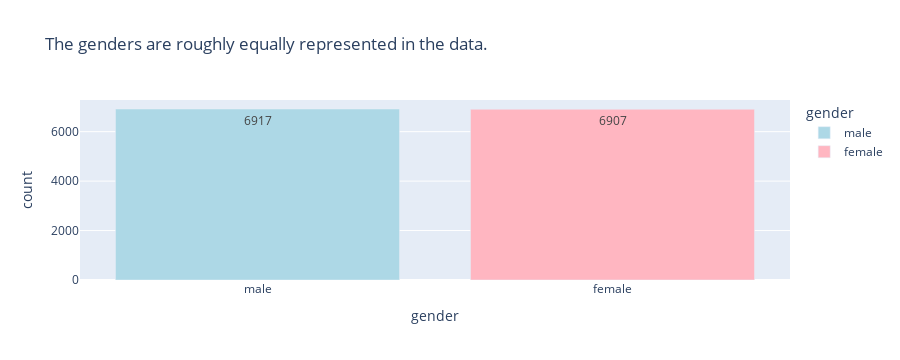

Notebook source saved alongside this figure:
### Markdown cell above
### General Analysis

### Code cell
# What is the gender composition of the dataset?
gender_comp = score['gender'].value_counts().reset_index()
px.bar(gender_comp,x='gender',y='count',color='gender',color_discrete_map={'male': 'lightblue', 'female': 'lightpink'},text_auto=True,title='The genders are roughly equally represented in the data.')

### Figure 1 — Plotly figure (JSON) as saved in the notebook; plotly's stock layout.template omitted (floating-point values rounded to 4 significant figures)
{"data": [{"alignmentgroup": "True", "hovertemplate": "gender=%{x}<br>count=%{y}<extra></extra>", "legendgroup": "male", "marker": {"color": "lightblue", "pattern": {"shape": ""}}, "name": "male", "offsetgroup": "male", "orientation": "v", "showlegend": true, "textposition": "auto", "texttemplate": "%{y}", "type": "bar", "x": ["male"], "xaxis": "x", "y": [6917], "yaxis": "y"}, {"alignmentgroup": "True", "hovertemplate": "gender=%{x}<br>count=%{y}<extra></extra>", "legendgroup": "female", "marker": {"color": "lightpink", "pattern": {"shape": ""}}, "name": "female", "offsetgroup": "female", "orientation": "v", "showlegend": true, "textposition": "auto", "texttemplate": "%{y}", "type": "bar", "x": ["female"], "xaxis": "x", "y": [6907], "yaxis": "y"}], "layout": {"barmode": "relative", "height": 360, "legend": {"title": {"text": "gender"}, "tracegroupgap": 0}, "title": {"text": "The genders are roughly equally represented in the data."}, "xaxis": {"anchor": "y", "autorange": true, "categoryarray": ["male", "female"], "categoryorder": "array", "domain": [0, 1], "range": [-0.5, 1.5], "title": {"text": "gender"}, "type": "category"}, "yaxis": {"anchor": "x", "autorange": true, "domain": [0, 1], "range": [0, 7281.0], "title": {"text": "count"}, "type": "linear"}}}
